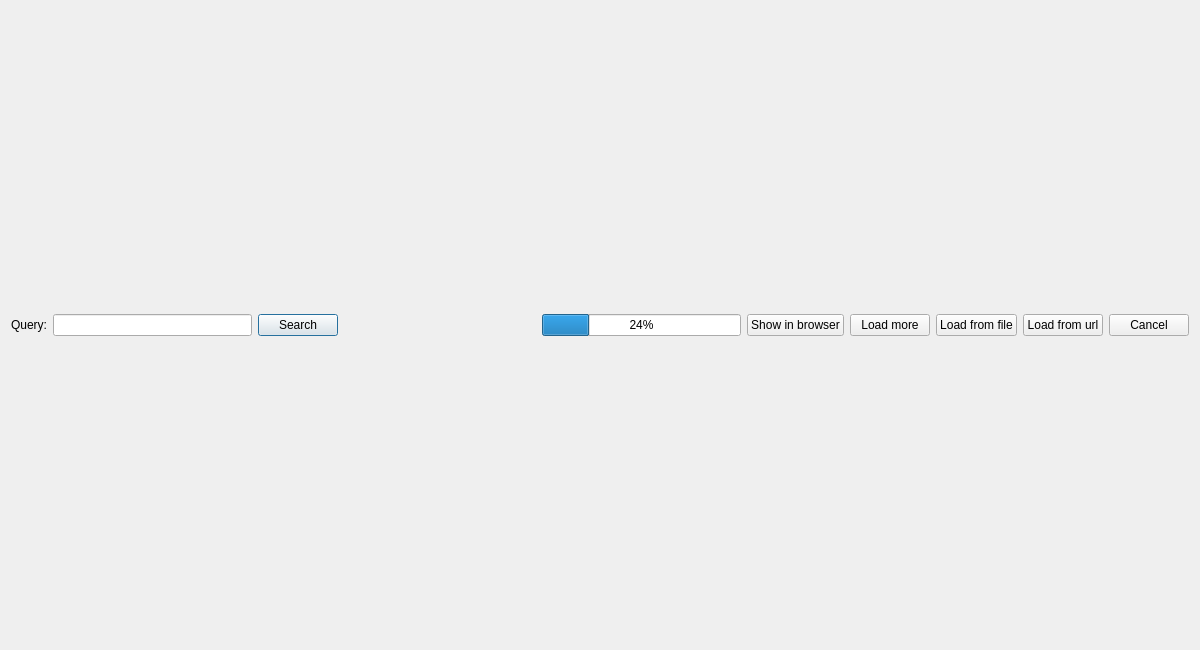
<?xml version="1.0" encoding="UTF-8"?>
<ui version="4.0">
 <class>cover_art_search</class>
 <widget class="QDialog" name="cover_art_search">
  <property name="geometry">
   <rect>
    <x>0</x>
    <y>0</y>
    <width>1200</width>
    <height>650</height>
   </rect>
  </property>
  <property name="windowTitle">
   <string>Cover Art</string>
  </property>
  <layout class="QVBoxLayout" name="verticalLayout">
   <item>
    <layout class="QHBoxLayout" name="horizontalLayout">
     <item>
      <widget class="QLabel" name="label">
       <property name="text">
        <string>Query:</string>
       </property>
      </widget>
     </item>
     <item>
      <widget class="QLineEdit" name="query">
       <property name="maximumSize">
        <size>
         <width>200</width>
         <height>16777215</height>
        </size>
       </property>
      </widget>
     </item>
     <item>
      <widget class="QPushButton" name="search_button">
       <property name="text">
        <string>Search</string>
       </property>
      </widget>
     </item>
     <item>
      <spacer name="horizontalSpacer">
       <property name="orientation">
        <enum>Qt::Horizontal</enum>
       </property>
       <property name="sizeHint" stdset="0">
        <size>
         <width>40</width>
         <height>20</height>
        </size>
       </property>
      </spacer>
     </item>
     <item>
      <widget class="QProgressBar" name="progressBar">
       <property name="value">
        <number>24</number>
       </property>
      </widget>
     </item>
     <item>
      <widget class="QPushButton" name="browser_button">
       <property name="text">
        <string>Show in browser</string>
       </property>
      </widget>
     </item>
     <item>
      <widget class="QPushButton" name="load_button">
       <property name="text">
        <string>Load more</string>
       </property>
      </widget>
     </item>
     <item>
      <widget class="QPushButton" name="load_from_file_button">
       <property name="text">
        <string>Load from file</string>
       </property>
      </widget>
     </item>
     <item>
      <widget class="QPushButton" name="load_from_url_button">
       <property name="text">
        <string>Load from url</string>
       </property>
      </widget>
     </item>
     <item>
      <widget class="QPushButton" name="cancel_button">
       <property name="text">
        <string>Cancel</string>
       </property>
      </widget>
     </item>
    </layout>
   </item>
  </layout>
 </widget>
 <resources/>
 <connections/>
</ui>
